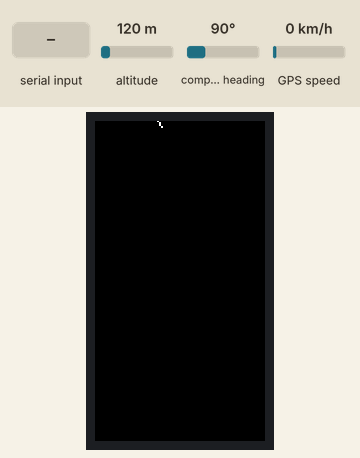
Recording of a program running on a simulated ESP32-S3. On the bench: 170×320 colour display. Inputs (shaded band) come from the test bench; at power-on: altitude 120 m, compass heading 90°, GPS speed 0 km/h. Random numbers use the default seed unless the program sets one; the GPS gets a fix after 3 s at 37.7749, -122.4194 with 8 satellites; what the program prints to the serial monitor is not drawn.

Above: at 3.8 s.
3.9 s: "1\n" received over Serial
At 5.1 s:
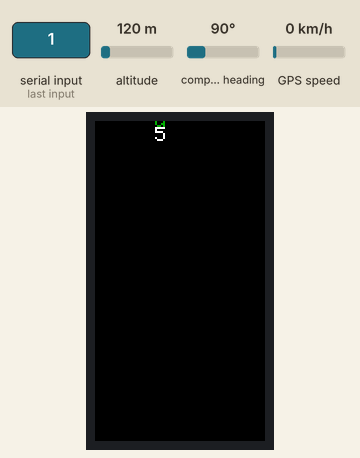
At 6.1 s:
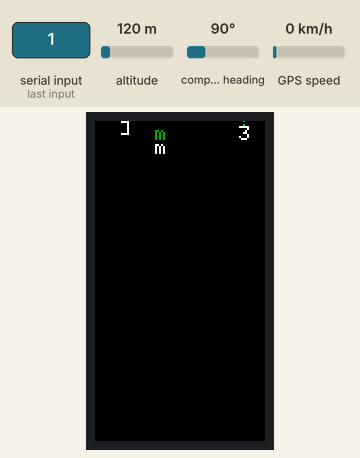
Timing chart, 0 to 7.6 s (numbered marks = the images above; inputs shaded):
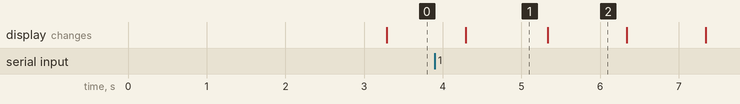

Measured:
- what the display in image 1 shows lasts 1.0 s, from 4.3 s to 5.3 s

The program:

main.cpp
```cpp
#include <TFT_eSPI.h>
#include <TinyGPSPlus.h>
#include "HardwareSerial.h"
#include <DigitalRainAnimation.hpp>

TFT_eSPI tft = TFT_eSPI();
DigitalRainAnimation<TFT_eSPI> matrix_effect = DigitalRainAnimation<TFT_eSPI>();

TinyGPSPlus gps;
HardwareSerial SerialGPS(1);

// GPS
static const int RXPin = 18;
static const int TXPin = 17;
static const uint32_t GPSBaud = 9600;

void setup()
{
    Serial.begin(115200);
    Serial.println("\n\n TFT_eSPI Settings");

    SerialGPS.begin(GPSBaud, SERIAL_8N1, TXPin, RXPin);

    tft.begin();
    tft.setRotation(0);

    matrix_effect.init(&tft);
    matrix_effect.setup(
        15, /* Line Min */
        15, /* Line Max */
        24, /* Speed Min */
        25, /* Speed Max */
        60 /* Screen Update Interval */);
}

void displayInfo()
{
    matrix_effect.loop();

    Serial.print(F("Speed: "));
    if (gps.speed.isValid())
    {
        Serial.print(gps.speed.mph());
    }

    Serial.print(F("Location: "));
    if (gps.location.isValid())
    {
        Serial.print(gps.location.lat(), 6);
        Serial.print(F(","));
        Serial.print(gps.location.lng(), 6);
    }
    else
    {
        Serial.print(F("INVALID"));
    }

    Serial.print(F("  Date/Time: "));
    if (gps.date.isValid())
    {
        Serial.print(gps.date.month());
        Serial.print(F("/"));
        Serial.print(gps.date.day());
        Serial.print(F("/"));
        Serial.print(gps.date.year());
    }
    else
    {
        Serial.print(F("INVALID"));
    }

    Serial.print(F(" "));
    if (gps.time.isValid())
    {
        if (gps.time.hour() < 10)
            Serial.print(F("0"));
        Serial.print(gps.time.hour());
        Serial.print(F(":"));
        if (gps.time.minute() < 10)
            Serial.print(F("0"));
        Serial.print(gps.time.minute());
        Serial.print(F(":"));
        if (gps.time.second() < 10)
            Serial.print(F("0"));
        Serial.print(gps.time.second());
        Serial.print(F("."));
        if (gps.time.centisecond() < 10)
            Serial.print(F("0"));
        Serial.print(gps.time.centisecond());
    }
    else
    {
        Serial.print(F("INVALID"));
    }

    Serial.println();
}

void loop()
{
    while (SerialGPS.available())
    {
        int c = SerialGPS.read();
        if (gps.encode(c))
        {
            displayInfo();
        }
    }
    if (Serial.available())
    {
        Serial.write(Serial.read());
    }
    if (Serial.available())
    {
        Serial.write(Serial.read());
    }
}
```

DigitalRainAnimation.hpp
```cpp
/*
  DigitalRainAnimation.hpp - Library for Digital Rain Animation(MATRIX EFFECT).
  Created by Eric Nam, November 08, 2021.
  Released into the public domain.
*/

#ifndef _DIGITAL_RAIN_ANIMATION_H
#define _DIGITAL_RAIN_ANIMATION_H
#define FONT_SIZE 2              // set font size 2
#define LINE_WIDTH 12            // width for font size 2
#define LETTER_HEIGHT 14         // height for font size 2
#define KEY_RESET_TIME 60 * 1000 // 60 seconds reset time
#include <vector>
#include <string>
enum AnimMode
{
    SHOWCASE,
    MATRIX,
    TEXT
};

template <class T>
class DigitalRainAnimation
{
private:
    T *_gfx = NULL;
    AnimMode _animMode;
    int line_len_min;             // minimum length of characters
    int line_len_max;             // maximum length of characters
    int line_speed_min;           // minimum vertical move speed
    int line_speed_max;           // maximum vertical move speed
    int width, height;            // width, height of display
    int numOfline;                // number of calculated row
    int timeFrame;                // time frame for drawing
    int matrixTimeFrame;          // time frame for drawing
    uint8_t fontSize;             // default font size 2
    uint8_t lineWidth;            // default line width
    uint8_t letterHeight;         // default letter height
    bool isPlaying;               // boolean for play or pause
    bool isAlphabetOnly;          // boolean for showing Alphabet only
    uint32_t lastDrawTime;        // checking last drawing time
    uint32_t lastUpdatedKeyTime;  // checking last generating key time
    uint16_t headCharColor;       // having a text color
    uint16_t textColor;           // having a text color
    uint16_t bgColor;             // having a bg color
    std::vector<int> line_length; // dynamic array for each line of vertical length
    std::vector<int> line_pos;    // dynamic array for eacg line Y position
    std::vector<int> line_speed;  // dynamic array for eacg line speed
    std::string keyString;        // storing generated key

    uint8_t textStartX;             // cursor X for text
    uint8_t textStartY;             // cursor Y for text
    int textTimeFrame;              // text time frame for drawing
    std::string textMessage;        // storing text message
    std::string workingTextMessage; // working text message

    void prepareAnim()
    {
        if (_gfx == NULL)
            return;

        setHeadCharColor(255, 255, 255);
        setTextColor(0, 255, 0);
        setBGColor(0, 0, 0);

        lastDrawTime = millis() - timeFrame;
        width = _gfx->width();
        height = _gfx->height();
        _gfx->fillRect(0, 0, width, height, bgColor);
        _gfx->setTextColor(textColor, bgColor);
        numOfline = width / lineWidth + 1;

        for (int i = 0; i < numOfline; i++)
        {
            line_length.push_back(getRandomNum(line_len_min, line_len_max));
            line_pos.push_back(setYPos(line_length[i]) - letterHeight);
            line_speed.push_back(getRandomNum(line_speed_min, line_speed_max));
        }

        isPlaying = true;
        lastUpdatedKeyTime = millis() - timeFrame;
    }

    // updating each line with a new length, Y position, and speed.
    void lineUpdate(int lineNum)
    {
        line_length[lineNum] = getRandomNum(line_len_min, line_len_max);
        line_pos[lineNum] = setYPos(line_length[lineNum]);
        line_speed[lineNum] = getRandomNum(line_speed_min, line_speed_max);
    }

    // while moving vertically, the color value changes and the character changes as well.
    // if a random key is generated, switch to red.
    void lineAnimation(int lineNum)
    {
        int startX = lineNum * lineWidth;
        int currentY = -letterHeight;
        _gfx->fillRect(startX, 0, lineWidth, height, bgColor);

        bool isKeyMode = keyString.length() > 0;

        for (int i = 0; i < line_length[lineNum]; i++)
        {
            int colorVal = map(i, 0, line_length[lineNum], 10, 255);
            uint16_t lumColor = luminance(textColor, colorVal);
            _gfx->setTextColor(isKeyMode ? _gfx->color565(colorVal, 0, 0) : lumColor, bgColor);
            _gfx->setCursor(startX, line_pos[lineNum] + currentY);
            _gfx->setTextSize(fontSize);
            _gfx->print(isAlphabetOnly ? getAbcASCIIChar() : getASCIIChar());
            currentY = (i * letterHeight);
        }

        _gfx->setTextColor(headCharColor, bgColor);

        if (keyString.length() > lineNum)
        {
            char _char = keyString.at(lineNum);
            const char *keyChar = &_char;
            _gfx->setCursor(startX, line_pos[lineNum] + currentY);
            _gfx->setTextSize(fontSize);
            _gfx->print(keyChar);
        }
        else
        {
            _gfx->setCursor(startX, line_pos[lineNum] + currentY);
            _gfx->setTextSize(fontSize);
            _gfx->print(isAlphabetOnly ? getAbcASCIIChar() : getASCIIChar());
        }

        line_pos[lineNum] += line_speed[lineNum];

        if (line_pos[lineNum] >= height)
        {
            lineUpdate(lineNum);
        }
    }

    // a function that gets randomly from ASCII codes 33 to 65 and 91 to 126. (For MatrixCodeNFI)
    String getASCIIChar()
    {
        return String((char)(random(0, 2) == 0 ? random(33, 65) : random(91, 126)));
    }

    // a function that gets only alphabets from ASCII code.
    String getAbcASCIIChar()
    {
        return String((char)(random(0, 2) == 0 ? random(65, 91) : random(97, 123)));
    }

    // move the position to start from out of the screen.
    int setYPos(int lineLen)
    {
        return lineLen * -20;
    }

    // the function is to get the random number (including max)
    int getRandomNum(int min, int max)
    {
        return random(min, max + 1);
    }

    // the function is to generate a random key with length with a length
    std::string getKey(int key_length)
    {
        resetKey();
        int maxKeyLength = (key_length > 0 ? (key_length > numOfline ? numOfline : key_length) : numOfline);

        for (int i = 0; i < maxKeyLength; i++)
        {
            keyString.append((getAbcASCIIChar()).c_str());
        }

        return keyString;
    }

    // the function is to remove the generated key
    void resetKey()
    {
        keyString = "";
        lastUpdatedKeyTime = millis();
    }

    // set Text Bigger
    void setBigText(bool isOn)
    {
        fontSize = isOn ? FONT_SIZE * 2 : FONT_SIZE;
        lineWidth = isOn ? LINE_WIDTH * 2 : LINE_WIDTH;
        letterHeight = isOn ? LETTER_HEIGHT * 1.6 : LETTER_HEIGHT;
    }

    // From TFT_eFEX
    // https://github.com/Bodmer/TFT_eFEX
    uint16_t luminance(uint16_t color, uint8_t luminance)
    {
        // Extract rgb colours and stretch range to 0 - 255
        uint16_t r = (color & 0xF800) >> 8;
        r |= (r >> 5);
        uint16_t g = (color & 0x07E0) >> 3;
        g |= (g >> 6);
        uint16_t b = (color & 0x001F) << 3;
        b |= (b >> 5);

        b = ((b * (uint16_t)luminance + 255) >> 8) & 0x00F8;
        g = ((g * (uint16_t)luminance + 255) >> 8) & 0x00FC;
        r = ((r * (uint16_t)luminance + 255) >> 8) & 0x00F8;

        return (r << 8) | (g << 3) | (b >> 3);
    }

    // the function is to run text animation
    void textAnimation()
    {
        int textMsgLength = workingTextMessage.length();

        if (textMsgLength <= 0)
        {
            _gfx->fillRect(0, 0, _gfx->width(), _gfx->height(), bgColor);
            if (_animMode == TEXT)
            {
                _gfx->setTextSize(fontSize);
                _gfx->setCursor(textStartX, textStartY);
                workingTextMessage = textMessage;
            }
            else
            {
                _animMode = MATRIX;
                timeFrame = matrixTimeFrame;
            }
            return;
        }

        char letter = workingTextMessage.at(0);
        if (letter == '\n')
        {
            _gfx->fillRect(0, 0, _gfx->width(), _gfx->height(), bgColor);
            _gfx->setTextSize(fontSize);
            _gfx->setCursor(textStartX, textStartY);
        }
        else
        {
            _gfx->print(letter);
        }

        workingTextMessage.erase(0, 1);
    }

public:
    DigitalRainAnimation() {}

    // initialization
    void init(T *gfx, bool biggerText = false, bool alphabetOnly = false)
    {
        _gfx = gfx;
        _animMode = MATRIX;
        line_len_min = 3;
        line_len_max = 20;
        line_speed_min = 3;
        line_speed_max = 15;
        timeFrame = 100;
        isAlphabetOnly = alphabetOnly;
        setBigText(biggerText);
        prepareAnim();
    }

    // setup for Matrix
    void setup(int new_line_len_min, int new_line_len_max, int new_line_speed_min, int new_line_speed_max, int matrix_timeFrame)
    {
        line_len_min = new_line_len_min;
        line_len_max = new_line_len_max;
        line_speed_min = new_line_speed_min;
        line_speed_max = new_line_speed_max;
        matrixTimeFrame = matrix_timeFrame;
        prepareAnim();
    }

    // setup for Text Animation
    void setTextAnimMode(AnimMode animMode, std::string msg, int startX = 60, int startY = 60, int text_timeFrame = 400)
    {
        _animMode = animMode;
        setAnimText(msg);
        textStartX = startX;
        textStartY = startY;
        textTimeFrame = text_timeFrame;
        timeFrame = textTimeFrame;
    }

    // set Animation Text
    void setAnimText(std::string msg)
    {
        textMessage = msg;
        workingTextMessage = textMessage;
        timeFrame = 400;
    }

    // set Head Char Color
    void setHeadCharColor(uint8_t red, uint8_t green, uint8_t blue)
    {
        headCharColor = _gfx->color565(red, green, blue);
    }

    // set Text Color
    void setTextColor(uint8_t red, uint8_t green, uint8_t blue)
    {
        textColor = _gfx->color565(red, green, blue);
    }

    // set BG Color
    void setBGColor(uint8_t red, uint8_t green, uint8_t blue)
    {
        bgColor = _gfx->color565(red, green, blue);
    }

    // updating screen
    void loop()
    {
        if (_gfx == NULL)
            return;

        uint32_t currentTime = millis();
        if (((currentTime - lastUpdatedKeyTime) > KEY_RESET_TIME))
        {
            resetKey();
        }

        if (((currentTime - lastDrawTime) < timeFrame))
        {
            return;
        }

        if (isPlaying)
        {
            switch (_animMode)
            {
            case MATRIX:
                for (int i = 0; i < numOfline; i++)
                    lineAnimation(i);
                break;
            case SHOWCASE:
            case TEXT:
                textAnimation();
                break;
            }
        }

        lastDrawTime = currentTime;
    }

    // a function to stop animation.
    void pause()
    {
        isPlaying = false;
    }

    // a function to resume animation.
    void resume()
    {
        isPlaying = true;
    }
};

#endif
```
